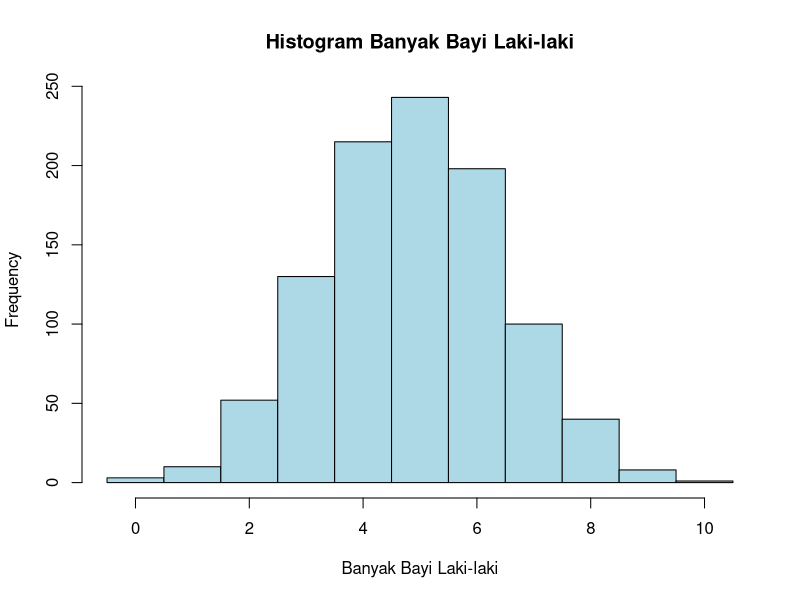
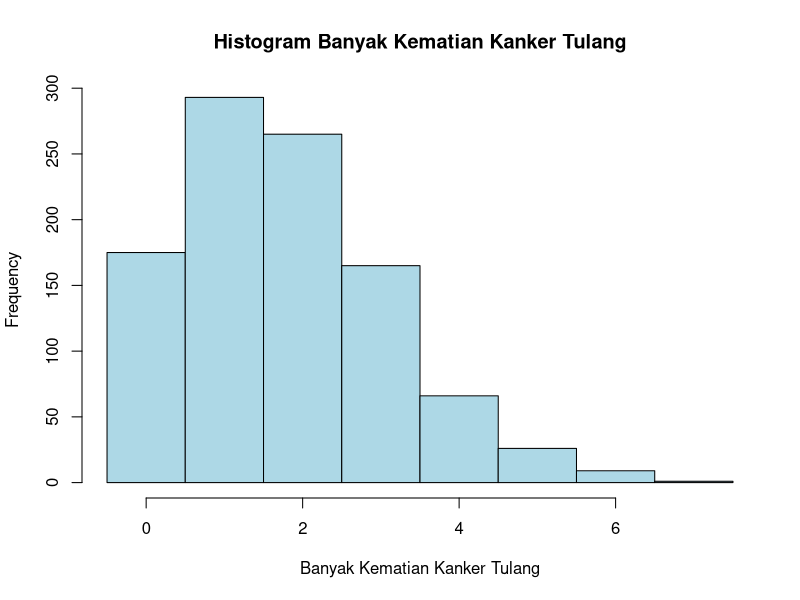
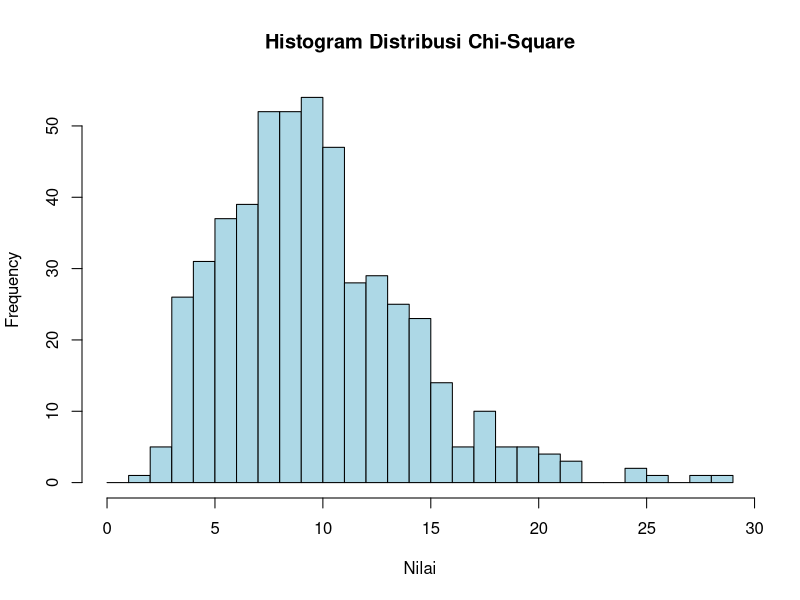
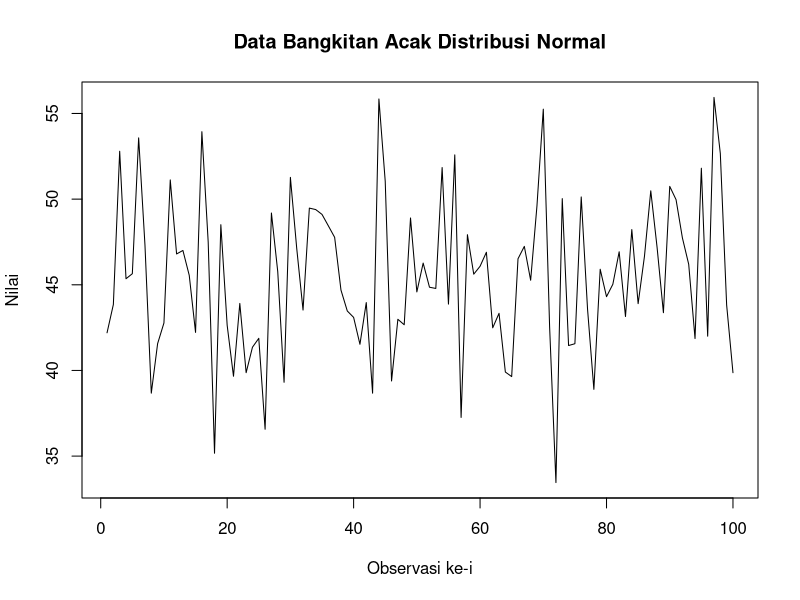
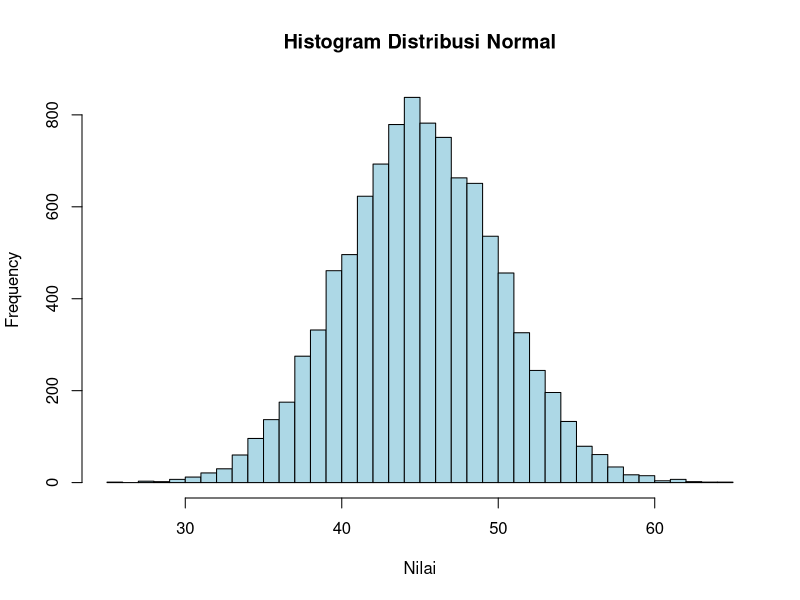

R code for these plots, in order:
# Praktikum Modul 1
# Nama : M. Armand Giovani
# NRP : 5025211054
# Kelas : Probstat C

#NO.1

# a. Pendistribusian banyak bayi laki-laki
n <- 10
p <- 0.488
distribusi <- dbinom(0:n, n, p)
distribusi

# b. Probabilitas tepat tiga bayi di antaranya berjenis kelamin laki-laki
prob_tepat_tiga <- dbinom(3, n, p)
prob_tepat_tiga

# c. Probabilitas kurang dari tiga bayi di antaranya berjenis kelamin laki-laki
prob_kurang_tiga <- pbinom(2, n, p)
prob_kurang_tiga

# d. Probabilitas tiga atau lebih bayi di antaranya berjenis kelamin laki-laki
prob_tiga_lebih <- 1 - pbinom(2, n, p)
prob_tiga_lebih

# e. Nilai harapan dan simpangan baku banyak bayi laki-laki
mean <- n * p
sd <- sqrt(n * p * (1 - p))
mean
sd

# f. Histogram pendistribusian banyak bayi laki-laki
set.seed(123)
x <- rbinom(1000, n, p)
hist(x, breaks = seq(-0.5, n + 0.5, by = 1), col = "lightblue", 
     main = "Histogram Banyak Bayi Laki-laki",
     xlab = "Banyak Bayi Laki-laki")


#NO.2

# a. Pendistribusian banyak kematian karena kanker tulang
lambda <- 1.8
distribusi <- dpois(0:10, lambda)
distribusi

# b. Apakah 4 kematian akibat kanker tulang peristiwa yang tidak biasa?
# Misalkan tingkat signifikansi yang ditentukan adalah 0,05
prob_4_kematian <- dpois(4, lambda)
signif <- 0.05
batas_bawah <- qpois(signif/2, lambda)
batas_atas <- qpois(1 - signif/2, lambda)
tidak_biasa <- ifelse(4 < batas_bawah | 4 > batas_atas, "Ya", "Tidak")
prob_4_kematian
batas_bawah
batas_atas
tidak_biasa

# c. Peluang paling banyak 4 kematian akibat kanker tulang
prob_paling_banyak_4 <- ppois(4, lambda)
prob_paling_banyak_4

# d. Peluang lebih dari 4 kematian akibat kanker tulang
prob_lebih_dari_4 <- 1 - ppois(4, lambda)
prob_lebih_dari_4

# e. Nilai harapan dan standar deviasi banyak kematian akibat kanker tulang
mean <- lambda
sd <- sqrt(lambda)
mean
sd

# f. Histogram pendistribusian banyak kematian akibat kanker tulang
set.seed(123)
x <- rpois(1000, lambda)
hist(x, breaks = seq(-0.5, max(x) + 0.5, by = 1), col = "lightblue", 
     main = "Histogram Banyak Kematian Kanker Tulang",
     xlab = "Banyak Kematian Kanker Tulang")

# g. Simulasi
set.seed(123)
simulasi <- rpois(10000, lambda)
prob_4_kematian_simulasi <- sum(simulasi == 4) / length(simulasi)
prob_lebih_dari_4_simulasi <- sum(simulasi > 4) / length(simulasi)
prob_paling_banyak_4_simulasi <- sum(simulasi <= 4) / length(simulasi)
prob_4_kematian_simulasi
prob_lebih_dari_4_simulasi
prob_paling_banyak_4_simulasi


#NO.3

# a. Fungsi probabilitas dari distribusi Chi-Square
x <- 3
v <- 10
prob_chi_sq <- dchisq(x, v)
prob_chi_sq

# b. Histogram dari distribusi Chi-Square dengan 500 data acak
set.seed(123)
x <- rchisq(500, v)
hist(x, breaks = seq(0, max(x) + 1, by = 1), col = "lightblue",
     main = "Histogram Distribusi Chi-Square",
     xlab = "Nilai")

# c. Nilai rataan (μ) dan varian (σ²) dari distribusi Chi-Square
mean_chi_sq <- v
var_chi_sq <- 2 * v
mean_chi_sq
var_chi_sq


#NO. 4

# a. Fungsi probabilitas dari distribusi Normal
set.seed(123)
n <- 100
mean <- 45
sd <- 5
x <- rnorm(n, mean, sd)
x1 <- floor(mean)
x2 <- ceiling(mean)
prob_normal <- pnorm(x2, mean, sd) - pnorm(x1 - 1, mean, sd)
z_score <- (x1 - mean) / sd
plot(x, type = "l", main = "Data Bangkitan Acak Distribusi Normal", xlab = "Observasi ke-i", ylab = "Nilai")

# b. Histogram dari distribusi Normal dengan breaks 50
set.seed(123)
x <- rnorm(10000, mean, sd)
hist(x, breaks = 50, col = "lightblue", main = "Histogram Distribusi Normal", xlab = "Nilai")

# c. Nilai varian (σ²) dari hasil data bangkitan acak distribusi Normal
variance <- var(x)
variance


#NO. 5

# 1. Probabilitas terjadinya suatu peristiwa acak X kurang dari -2,34 dengan 6 derajat kebebasan
pt(-2.34, df = 6)

# 2. Probabilitas terjadinya suatu peristiwa acak X lebih dari 1,34 dengan 6 derajat kebebasan
1 - pt(1.34, df = 6)

# 3. Probabilitas terjadinya suatu peristiwa acak X kurang dari -1,23 atau lebih besar dari 1,23 dengan 3 derajat kebebasan
pt(-1.23, df = 3) + (1 - pt(1.23, df = 3))

# 4. Probabilitas terjadinya suatu peristiwa acak X berada di antara -0,94 dan 0,94 dengan 14 derajat kebebasan
pt(0.94, df = 14) - pt(-0.94, df = 14)

# 5. Nilai t-score dengan 5 derajat kebebasan yang memiliki luasan 0,0333 satuan persegi di bawah kurva dan di sebelah kiri t-score tersebut
qt(0.0333, df = 5, lower.tail = TRUE)

# 6. Nilai t-score dengan 25 derajat kebebasan yang memiliki luasan 
qt(0.125, df = 25, lower.tail = FALSE)

# 7. Nilai t-score dengan 11 derajat kebebasan yang memiliki luasan 0,75 satuan persegi di bawah kurva dan di antara t-score tersebut dan negatif dari nilai t-score tersebut
t_score_right <- qt(0.25 + (0.75 / 2), df = 11, lower.tail = FALSE)
t_score_left <- qt(0.25 + (0.75 / 2), df = 11, lower.tail = TRUE)
t_score_right - abs(t_score_left)

# 8. Nilai t-score dengan 23 derajat kebebasan yang memiliki luasan 0,0333 satuan persegi di bawah kurva dan di luar interval antara t-score tersebut dan negatif dari nilai t-score tersebut
t_score_right <- qt(0.0333 / 2, df = 23, lower.tail = FALSE)
t_score_left <- qt(0.0333 / 2, df = 23, lower.tail = TRUE)
abs(t_score_left) + t_score_right

